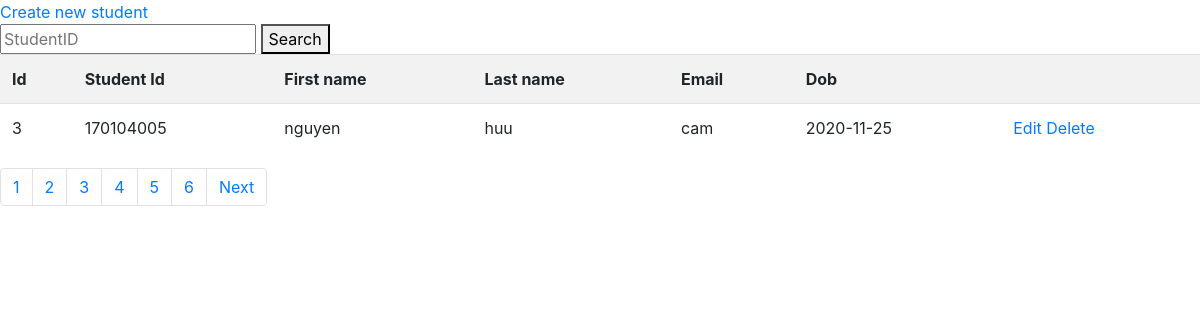
Page /client/student/index.php on the committed database.
### tables this page shows
CREATE TABLE `students` (
  `id` int(11) NOT NULL,
  `student_id` varchar(20) NOT NULL,
  `first_name` varchar(20) NOT NULL,
  `last_name` varchar(10) NOT NULL,
  `email` varchar(50) NOT NULL,
  `dob` date NOT NULL
);

### client/student/index.php (the view, shortened to what this page needs)
<?php
require('../config/database.php');
$limit = 1;
$page = 1;
$condition = "";
$offset = ($page - 1) * $limit;
$limitSql = "LIMIT $limit OFFSET $offset";
$sql = "SELECT * FROM students $condition $limitSql";
$studentsCount = "SELECT COUNT(*) as student_count FROM students $condition";
$resultCount = $conn->query($studentsCount);
$count = $resultCount->fetch_assoc();
$totalRecordsCount = $count['student_count'];
$totalPages = ceil($totalRecordsCount / $limit);
$result = $conn->query($sql);
$students = $result->fetch_all(MYSQLI_ASSOC);
?>
<!DOCTYPE html>
<html lang="en">
<head>
    <link rel="stylesheet" href="https://cdn.jsdelivr.net/npm/bootstrap@4.6.0/dist/css/bootstrap.min.css">
</head>
<body>
    <a href="create.php">Create new student</a>
    <form method="GET" action="index.php">
        <input type="text" name="student_id" placeholder="StudentID" />
        <button type="submit" name="search">Search</button>
    </form>
    <table class="table table-striped">
        <tr>
            <th>Id</th>
            <th>Student Id</th>
            <th>First name</th>
            <th>Last name</th>
            <th>Email</th>
            <th>Dob</th>
            <th></th>
        </tr>
        <?php
        if (count($students) > 0) :
            foreach ($students as $student) : ?>
                <tr>
                    <td><?php echo $student['id'] ?></td>
                    <td><?php echo $student['student_id'] ?></td>
                    <td><?php echo $student['first_name'] ?></td>
                    <td><?php echo $student['last_name'] ?></td>
                    <td><?php echo $student['email'] ?></td>
                    <td><?php echo $student['dob'] ?></td>
                    <td>
                        <a href="edit.php?id=<?php echo $student['id'] ?>">Edit</a>
                        <a href="delete.php?id=<?php echo $student['id'] ?>" onclick="return confirm('Are you sure')">Delete</a>
                    </td>
                </tr>
            <?php endforeach;
        else :
            ?>
            <tr>
                <td colspan="6">No result</td>
            </tr>
        <?php endif; ?>
    </table>
    <nav aria-label="Page navigation example">
        <ul class="pagination">
            <?php for ($i = 1; $i <= $totalPages; $i++) : ?>
                <li class="page-item <?php echo (isset($_GET['page']) && $_GET['page'] == $i) ? 'active' : '' ?>">
                    <a class="page-link" href="index.php?page=<?php echo $i ?>&student_id=<?php echo isset($_GET['student_id']) ? $_GET['student_id'] : '' ?>"><?php echo $i; ?></a>
                </li>
            <?php endfor; ?>
            <?php if ($page == 1 || isset($_GET['page']) && $_GET['page'] != $totalPages) : ?>
                <li class="page-item"><a class="page-link" href="#">Next</a></li>
            <?php endif; ?>
        </ul>
    </nav>
</body>
</html>

### rows in the picture
students: id "3", student "170104005", first_name "nguyen", last_name "huu", email "cam", dob "2020-11-25"
